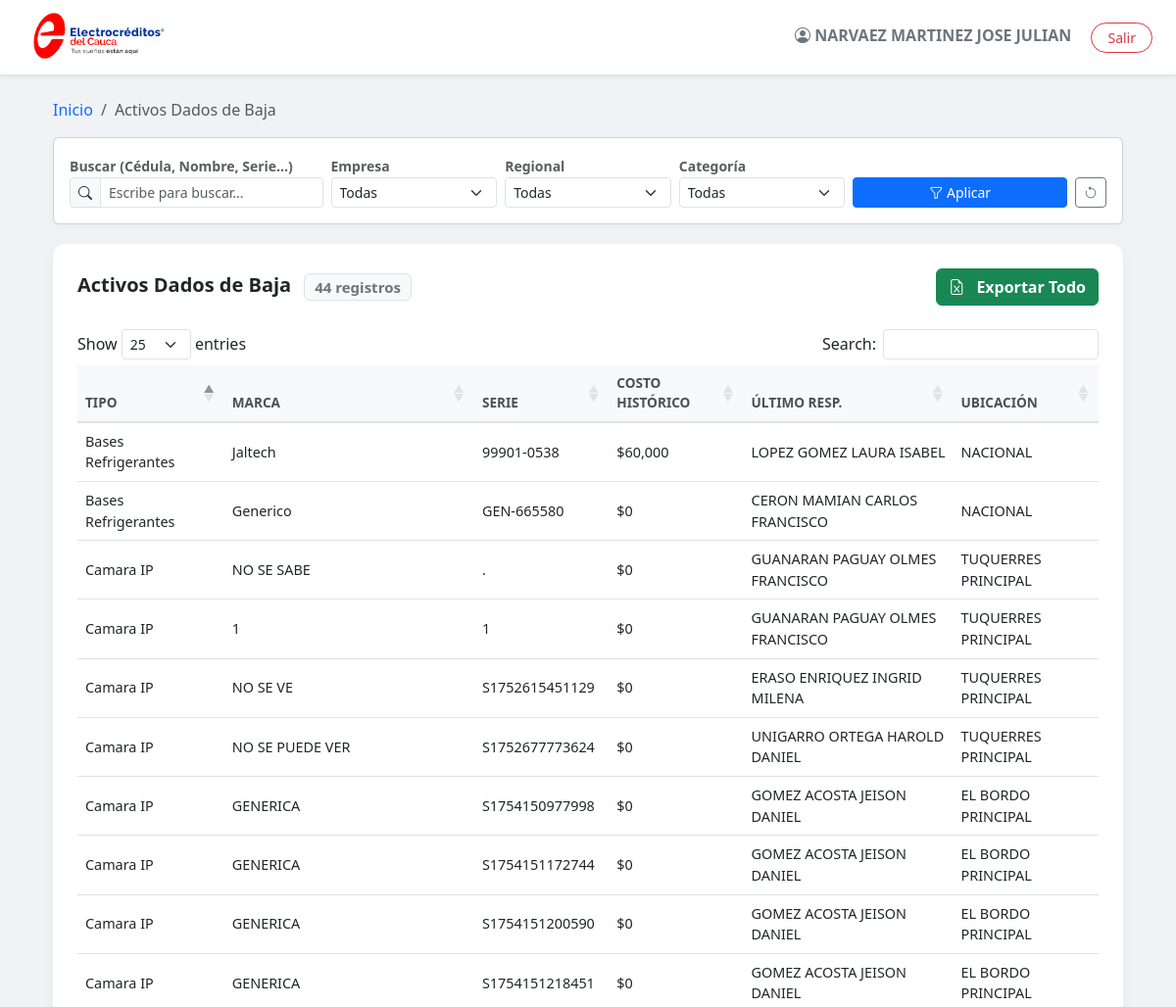
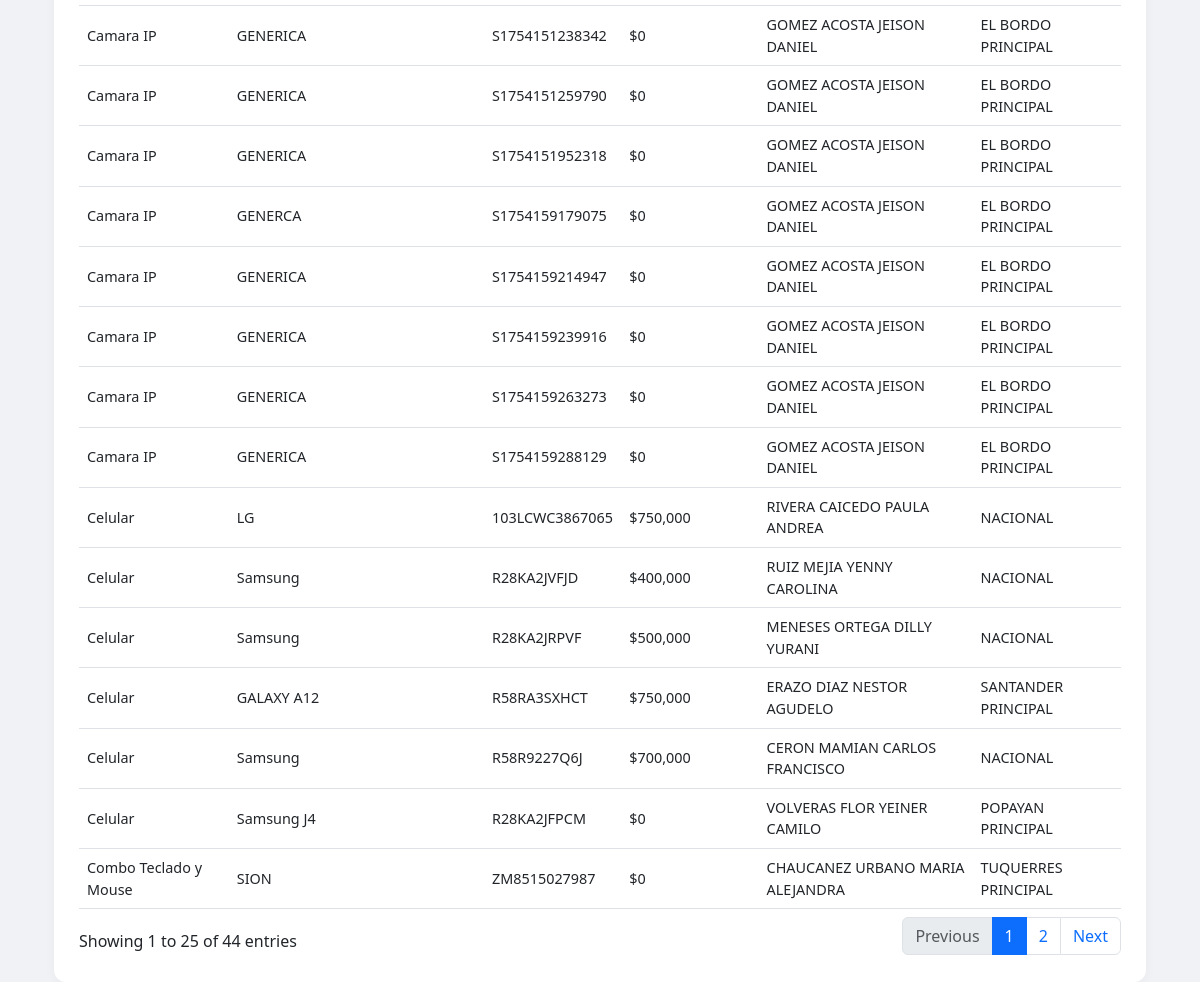
The page /informes.php?tipo_informe=dados_baja (signed in) on the database its author committed (2 pictures, top to bottom).
### tables this page shows
CREATE TABLE `activos_tecnologicos` (
  `id` int(11) NOT NULL,
  `id_usuario_responsable` int(11) DEFAULT NULL,
  `id_tipo_activo` int(11) DEFAULT NULL,
  `marca` varchar(100) DEFAULT NULL,
  `serie` varchar(100) DEFAULT NULL,
  `procesador` varchar(100) DEFAULT NULL,
  `ram` varchar(50) DEFAULT NULL,
  `disco_duro` varchar(100) DEFAULT NULL,
  `tipo_equipo` varchar(50) DEFAULT NULL,
  `red` varchar(50) DEFAULT NULL,
  `sistema_operativo` varchar(100) DEFAULT NULL,
  `offimatica` varchar(100) DEFAULT NULL,
  `antivirus` varchar(100) DEFAULT NULL,
  `estado` varchar(50) DEFAULT NULL,
  `valor_aproximado` decimal(10,2) DEFAULT NULL,
  `fecha_compra` date DEFAULT NULL COMMENT 'Fecha de adquisición del activo',
  `valor_residual` decimal(10,2) DEFAULT 0.00,
  `metodo_depreciacion` varchar(50) DEFAULT 'Linea Recta',
  `fecha_inicio_depreciacion` date DEFAULT NULL,
  `detalles` text DEFAULT NULL,
  `motivo_baja` varchar(255) DEFAULT NULL,
  `observaciones_baja` text DEFAULT NULL,
  `fecha_baja` datetime DEFAULT NULL,
  `fecha_registro` timestamp NOT NULL DEFAULT current_timestamp(),
  `Codigo_Inv` varchar(50) DEFAULT NULL,
  `satisfaccion_rating` int(11) DEFAULT NULL COMMENT 'Calificación de satisfacción del 1 al 5 (1-5 estrellas)',
  `vida_util` int(11) DEFAULT NULL,
  `id_centro_costo` int(11) DEFAULT NULL
);

CREATE TABLE `tipos_activo` (
  `id_tipo_activo` int(11) NOT NULL,
  `nombre_tipo_activo` varchar(100) NOT NULL,
  `descripcion` text DEFAULT NULL,
  `vida_util_sugerida` int(11) DEFAULT NULL COMMENT 'Vida útil en años sugerida para este tipo de activo',
  `campos_especificos` tinyint(1) NOT NULL DEFAULT 0 COMMENT 'Indica si este tipo de activo tiene campos adicionales (ej. Computador)',
  `fecha_creacion` timestamp NOT NULL DEFAULT current_timestamp(),
  `id_categoria` int(11) DEFAULT NULL
);

CREATE TABLE `usuarios` (
  `id` int(11) NOT NULL,
  `usuario` varchar(50) NOT NULL,
  `clave` varchar(255) NOT NULL,
  `nombre_completo` varchar(100) NOT NULL,
  `id_cargo` int(11) DEFAULT NULL,
  `empresa` varchar(50) DEFAULT NULL,
  `regional` varchar(50) DEFAULT NULL,
  `rol` enum('admin','tecnico','auditor','registrador') NOT NULL,
  `aplicaciones_usadas` varchar(255) DEFAULT NULL,
  `activo` tinyint(1) DEFAULT 1 COMMENT '1 para activo, 0 para inactivo',
  `fecha_creacion` timestamp NOT NULL DEFAULT current_timestamp(),
  `id_centro_costo` int(11) DEFAULT NULL
);

CREATE TABLE `centros_costo` (
  `id_centro_costo` int(11) NOT NULL,
  `id_regional` int(11) NOT NULL,
  `cod_centro_costo` varchar(20) NOT NULL COMMENT 'Ej: 10101, 10201',
  `nombre_centro_costo` varchar(100) NOT NULL COMMENT 'Ej: Principal, Calle 5'
);

### informes.php (the view, shortened to what this page needs)
<?php
require_once __DIR__ . '/backend/db.php';
$conexion_error_msg = null;
if (!isset($conexion) || (method_exists($conexion, 'connect_error') && $conexion->connect_error) || !$conexion) {
    $conexion_error_msg = "Error crítico de conexión.";
} else {
    $conexion->set_charset("utf8mb4");
}
$nombre_usuario_actual_sesion = $_SESSION['nombre_usuario_completo'] ?? 'Usuario';
$tipo_informe = $_GET['tipo_informe'] ?? 'seleccione';
$q_busqueda = $_GET['q_busqueda'] ?? '';
$titulo_actual = "";
$datos = [];
$cols_html = [];
if ($tipo_informe !== 'seleccione' && !$conexion_error_msg) {
    $base_joins = "FROM activos_tecnologicos at
                   LEFT JOIN tipos_activo ta ON at.id_tipo_activo = ta.id_tipo_activo
                   LEFT JOIN categorias_activo cat ON ta.id_categoria = cat.id_categoria
                   LEFT JOIN usuarios u ON at.id_usuario_responsable = u.id
                   LEFT JOIN cargos c ON u.id_cargo = c.id_cargo
                   LEFT JOIN centros_costo cc ON at.id_centro_costo = cc.id_centro_costo
                   LEFT JOIN regionales r ON cc.id_regional = r.id_regional";
    switch ($tipo_informe) {
        case 'dados_baja':
            $titulo_actual = "Activos Dados de Baja";
            $sql = "SELECT at.id, ta.nombre_tipo_activo, at.marca, at.serie, at.valor_aproximado,
                           u.nombre_completo, cc.nombre_centro_costo
                    $base_joins WHERE at.estado = 'Dado de Baja'";
            $cols_html = ["Tipo", "Marca", "Serie", "Costo Histórico", "Último Resp.", "Ubicación"];
            break;
    }
    if(isset($sql)) {
        $stmt = $conexion->prepare($sql);
        $stmt->execute();
        $datos = $stmt->get_result()->fetch_all(MYSQLI_ASSOC);
    }
}
?>
<!DOCTYPE html>
<html lang="es">
<head>
    <link rel="stylesheet" href="assets/css/style.css">
    <link href="https://cdn.jsdelivr.net/npm/bootstrap@5.3.0/dist/css/bootstrap.min.css" rel="stylesheet">
    <link rel="stylesheet" href="https://cdn.jsdelivr.net/npm/bootstrap-icons@1.11.3/font/bootstrap-icons.min.css">
    <link rel="stylesheet" href="https://cdn.datatables.net/1.13.4/css/dataTables.bootstrap5.min.css">
</head>
<body class="page-informes">
<div class="top-bar-custom">
    <div class="d-flex align-items-center">
        <a href="menu.php"><img src="imagenes/logo.png" height="60" alt="Logo"></a>
        </div>
    <div>
        <span class="me-3 fw-bold text-secondary"><i class="bi bi-person-circle"></i> <?= htmlspecialchars($nombre_usuario_actual_sesion) ?></span>
        <a href="logout.php" class="btn btn-outline-danger btn-sm rounded-pill px-3">Salir</a>
    </div>
</div>
<div class="container px-4 mb-5" style="margin-top: 20px;">
    <?php if($tipo_informe === 'seleccione'): ?>
        <div class="row mb-4">
            <div class="col-12 text-center py-4">
                <h3 class="fw-bold text-primary mb-2">¿Qué informe deseas consultar hoy?</h3>
                <p class="text-muted">Selecciona una categoría para acceder a los datos detallados.</p>
            </div>
        </div>
        <div class="row g-4">
            <div class="col-md-4">
                <div class="report-card p-4 text-center">
                    <div class="icon-box bg-icon-primary mx-auto"><i class="bi bi-grid-fill"></i></div>
                    <h6>Informe General</h6>
                    <p>Listado completo de todos los activos, ubicaciones y responsables.</p>
                    <a href="?tipo_informe=general" class="stretched-link"></a>
                </div>
            </div>
            <div class="col-md-4">
                <div class="report-card p-4 text-center">
                    <div class="icon-box bg-icon-info mx-auto"><i class="bi bi-clock-history"></i></div>
                    <h6>Movimientos</h6>
                    <p>Historial de traslados, asignaciones y cambios realizados.</p>
                    <a href="?tipo_informe=movimientos" class="stretched-link"></a>
                </div>
            </div>
            <div class="col-md-4">
                <div class="report-card p-4 text-center">
                    <div class="icon-box bg-icon-danger mx-auto"><i class="bi bi-trash-fill"></i></div>
                    <h6>Activos Dados de Baja</h6>
                    <p>Equipos retirados del inventario activo y sus motivos.</p>
                    <a href="?tipo_informe=dados_baja" class="stretched-link"></a>
                </div>
            </div>
        </div>
    <?php else: ?>
        <div class="d-flex justify-content-between align-items-center mb-3">
            <nav aria-label="breadcrumb">
                <ol class="breadcrumb mb-0">
                    <li class="breadcrumb-item"><a href="informes.php" class="text-decoration-none">Inicio</a></li>
                    <li class="breadcrumb-item active" aria-current="page"><?= $titulo_actual ?></li>
                </ol>
            </nav>
        </div>
        <div class="card card-filter p-3">
            <form method="GET" class="row g-2 align-items-end">
                <div class="col-md-3">
                    <label class="small fw-bold text-muted">Buscar (Cédula, Nombre, Serie...)</label>
                    <div class="input-group input-group-sm">
                        <span class="input-group-text bg-light"><i class="bi bi-search"></i></span>
                        <input type="text" class="form-control" name="q_busqueda" value="<?= htmlspecialchars($q_busqueda) ?>" placeholder="Escribe para buscar...">
                    </div>
                </div>
                <div class="col-md-2">
                    <label class="small fw-bold text-muted">Empresa</label>
                    <select class="form-select form-select-sm" name="f_empresa">
                        <option value="">Todas</option>
                    </select>
                </div>
                <div class="col-md-2">
                    <label class="small fw-bold text-muted">Regional</label>
                    <select class="form-select form-select-sm" name="f_regional">
                        <option value="">Todas</option>
                    </select>
                </div>
                <div class="col-md-2">
                    <label class="small fw-bold text-muted">Categoría</label>
                    <select class="form-select form-select-sm" name="f_categoria">
                        <option value="">Todas</option>
                    </select>
                </div>
                <div class="col-md-3 d-flex gap-2">
                    <button type="submit" class="btn btn-primary btn-sm flex-grow-1"><i class="bi bi-funnel"></i> Aplicar</button>
                    <a href="informes.php?tipo_informe=<?= $tipo_informe ?>" class="btn btn-outline-secondary btn-sm" title="Limpiar"><i class="bi bi-arrow-counterclockwise"></i></a>
                </div>
            </form>
        </div>
        <div class="table-container">
            <div class="d-flex justify-content-between align-items-center mb-4">
                <h5 class="text-dark fw-bold mb-0">
                    <?= $titulo_actual ?>
                    <span class="badge bg-light text-secondary border ms-2"><?= count($datos) ?> registros</span>
                </h5>
                <button class="btn btn-success fw-bold" data-bs-toggle="modal" data-bs-target="#modalExportar">
                    <i class="bi bi-file-earmark-excel me-2"></i> Exportar Todo
                </button>
            </div>
            <div class="table-responsive">
                <table id="tablaInformes" class="table table-hover w-100">
                    <thead>
                        <tr>
                            <?php foreach($cols_html as $col): ?>
                                <th><?= $col ?></th>
                            <?php endforeach; ?>
                        </tr>
                    </thead>
                    <tbody>
                        <?php if($tipo_informe == 'general'): ?>
                            <?php foreach($datos as $r): ?>
                                <tr>
                                    <td><?= $r['nombre_categoria'] ?></td>
                                    <td><?= $r['nombre_tipo_activo'] ?></td>
                                    <td><?= $r['marca'] ?></td>
                                    <td><?= $r['serie'] ?></td>
                                    <td><?= $r['Codigo_Inv'] ?></td>
                                    <td><?= badge($r['estado']) ?></td>
                                    <td>$<?= number_format((float)$r['valor_aproximado'], 0) ?></td>
                                    <td>
                                        <div class="small fw-bold"><?= $r['nombre_regional'] ?></div>
                                        <div class="text-muted small"><?= $r['nombre_centro_costo'] ?></div>
                                    </td>
                                    <td><?= $r['nombre_completo'] ?></td>
                                    <td><?= $r['cedula'] ?></td>
                                </tr>
                            <?php endforeach; ?>
                        <?php elseif($tipo_informe == 'dados_baja'): ?>
                            <?php foreach($datos as $r): ?>
                                <tr>
                                    <td><?= $r['nombre_tipo_activo'] ?></td>
                                    <td><?= $r['marca'] ?></td>
                                    <td><?= $r['serie'] ?></td>
                                    <td>$<?= number_format((float)$r['valor_aproximado'], 0) ?></td>
                                    <td><?= $r['nombre_completo'] ?></td>
                                    <td><?= $r['nombre_centro_costo'] ?></td>
                                </tr>
                            <?php endforeach; ?>
                        <?php endif; ?>
                    </tbody>
                </table>
            </div>
        </div>
    <?php endif; ?>
</div>
</body>
</html>

### assets/css/style.css (style rules this page uses)
html { height: 100%; }
body { font-family: 'Segoe UI', Tahoma, Geneva, Verdana, sans-serif; margin: 0; }
.top-bar-custom { position: fixed; top: 0; left: 0; right: 0; z-index: 1030; display: flex; justify-content: space-between; align-items: center; padding: 0.5rem 1.5rem; background-color: #f8f9fa; border-bottom: 1px solid #dee2e6; box-shadow: 0 2px 4px rgba(0,0,0,0.05); }
.table thead th { background-color: #4A5568; color: white; font-weight: 500; }
.card { border: none; box-shadow: 0 0 10px rgba(0,0,0,0.06); }
.form-control-sm, .form-select-sm { font-size: 0.85em; padding: 0.3rem 0.6rem; }
body.page-informes { padding-top: 80px; background-color: #f0f2f5; }
body.page-informes .top-bar-custom { background: #fff; border-bottom: 1px solid #dee2e6; box-shadow: 0 2px 4px rgba(0,0,0,0.05); }
.card-filter { border: none; border-radius: 10px; box-shadow: 0 2px 10px rgba(0,0,0,0.03); background: white; margin-bottom: 20px; }
.table-container { background: #fff; padding: 25px; border-radius: 12px; box-shadow: 0 2px 12px rgba(0,0,0,0.04); }
table.dataTable thead th { background-color: #f8f9fa; color: #495057; font-weight: 700; font-size: 0.85rem; text-transform: uppercase; border-bottom: 2px solid #dee2e6; }
table.dataTable tbody td { font-size: 0.9rem; vertical-align: middle; }

### rows shown on the page
activos_tecnologicos: id_tipo_activo.nombre_tipo_activo "Celular", marca "LG", serie "103LCWC3867065", valor_aproximado "750,000", id_usuario_responsable.nombre_completo "RIVERA CAICEDO PAULA ANDREA", id_centro_costo.nombre_centro_costo "NACIONAL"
activos_tecnologicos: id_tipo_activo.nombre_tipo_activo "Bases Refrigerantes", marca "Jaltech", serie "99901-0538", valor_aproximado "60,000", id_usuario_responsable.nombre_completo "LOPEZ GOMEZ LAURA ISABEL", id_centro_costo.nombre_centro_costo "NACIONAL"
activos_tecnologicos: id_tipo_activo.nombre_tipo_activo "Celular", marca "Samsung", serie "R28KA2JVFJD", valor_aproximado "400,000", id_usuario_responsable.nombre_completo "RUIZ MEJIA YENNY CAROLINA", id_centro_costo.nombre_centro_costo "NACIONAL"
activos_tecnologicos: id_tipo_activo.nombre_tipo_activo "Celular", marca "Samsung", serie "R28KA2JRPVF", valor_aproximado "500,000", id_usuario_responsable.nombre_completo "MENESES ORTEGA DILLY YURANI", id_centro_costo.nombre_centro_costo "NACIONAL"
activos_tecnologicos: id_tipo_activo.nombre_tipo_activo "Celular", marca "GALAXY A12", serie "R58RA3SXHCT", valor_aproximado "750,000", id_usuario_responsable.nombre_completo "ERAZO DIAZ NESTOR AGUDELO", id_centro_costo.nombre_centro_costo "SANTANDER PRINCIPAL"
activos_tecnologicos: id_tipo_activo.nombre_tipo_activo "Celular", marca "Samsung", serie "R58R9227Q6J", valor_aproximado "700,000", id_usuario_responsable.nombre_completo "CERON MAMIAN CARLOS FRANCISCO", id_centro_costo.nombre_centro_costo "NACIONAL"
activos_tecnologicos: id_tipo_activo.nombre_tipo_activo "Camara IP", marca "NO SE SABE", serie ".", valor_aproximado "0", id_usuario_responsable.nombre_completo "GUANARAN PAGUAY OLMES FRANCISCO", id_centro_costo.nombre_centro_costo "TUQUERRES PRINCIPAL"
activos_tecnologicos: id_tipo_activo.nombre_tipo_activo "Camara IP", marca "1", serie "1", valor_aproximado "0", id_usuario_responsable.nombre_completo "GUANARAN PAGUAY OLMES FRANCISCO", id_centro_costo.nombre_centro_costo "TUQUERRES PRINCIPAL"
activos_tecnologicos: id_tipo_activo.nombre_tipo_activo "Camara IP", marca "NO SE VE", serie "S1752615451129", valor_aproximado "0", id_usuario_responsable.nombre_completo "ERASO ENRIQUEZ INGRID MILENA", id_centro_costo.nombre_centro_costo "TUQUERRES PRINCIPAL"
activos_tecnologicos: id_tipo_activo.nombre_tipo_activo "Camara IP", marca "NO SE PUEDE VER", serie "S1752677773624", valor_aproximado "0", id_usuario_responsable.nombre_completo "UNIGARRO ORTEGA HAROLD DANIEL", id_centro_costo.nombre_centro_costo "TUQUERRES PRINCIPAL"
activos_tecnologicos: id_tipo_activo.nombre_tipo_activo "Camara IP", marca "GENERICA", serie "S1754150977998", valor_aproximado "0", id_usuario_responsable.nombre_completo "GOMEZ ACOSTA JEISON DANIEL", id_centro_costo.nombre_centro_costo "EL BORDO PRINCIPAL"
activos_tecnologicos: id_tipo_activo.nombre_tipo_activo "Camara IP", marca "GENERICA", serie "S1754151172744", valor_aproximado "0", id_usuario_responsable.nombre_completo "GOMEZ ACOSTA JEISON DANIEL", id_centro_costo.nombre_centro_costo "EL BORDO PRINCIPAL"
activos_tecnologicos: id_tipo_activo.nombre_tipo_activo "Camara IP", marca "GENERICA", serie "S1754151200590", valor_aproximado "0", id_usuario_responsable.nombre_completo "GOMEZ ACOSTA JEISON DANIEL", id_centro_costo.nombre_centro_costo "EL BORDO PRINCIPAL"
activos_tecnologicos: id_tipo_activo.nombre_tipo_activo "Camara IP", marca "GENERICA", serie "S1754151218451", valor_aproximado "0", id_usuario_responsable.nombre_completo "GOMEZ ACOSTA JEISON DANIEL", id_centro_costo.nombre_centro_costo "EL BORDO PRINCIPAL"
activos_tecnologicos: id_tipo_activo.nombre_tipo_activo "Camara IP", marca "GENERICA", serie "S1754151238342", valor_aproximado "0", id_usuario_responsable.nombre_completo "GOMEZ ACOSTA JEISON DANIEL", id_centro_costo.nombre_centro_costo "EL BORDO PRINCIPAL"
activos_tecnologicos: id_tipo_activo.nombre_tipo_activo "Camara IP", marca "GENERICA", serie "S1754151259790", valor_aproximado "0", id_usuario_responsable.nombre_completo "GOMEZ ACOSTA JEISON DANIEL", id_centro_costo.nombre_centro_costo "EL BORDO PRINCIPAL"
activos_tecnologicos: id_tipo_activo.nombre_tipo_activo "Camara IP", marca "GENERICA", serie "S1754151952318", valor_aproximado "0", id_usuario_responsable.nombre_completo "GOMEZ ACOSTA JEISON DANIEL", id_centro_costo.nombre_centro_costo "EL BORDO PRINCIPAL"
activos_tecnologicos: id_tipo_activo.nombre_tipo_activo "Camara IP", marca "GENERCA", serie "S1754159179075", valor_aproximado "0", id_usuario_responsable.nombre_completo "GOMEZ ACOSTA JEISON DANIEL", id_centro_costo.nombre_centro_costo "EL BORDO PRINCIPAL"
activos_tecnologicos: id_tipo_activo.nombre_tipo_activo "Camara IP", marca "GENERICA", serie "S1754159214947", valor_aproximado "0", id_usuario_responsable.nombre_completo "GOMEZ ACOSTA JEISON DANIEL", id_centro_costo.nombre_centro_costo "EL BORDO PRINCIPAL"
activos_tecnologicos: id_tipo_activo.nombre_tipo_activo "Camara IP", marca "GENERICA", serie "S1754159239916", valor_aproximado "0", id_usuario_responsable.nombre_completo "GOMEZ ACOSTA JEISON DANIEL", id_centro_costo.nombre_centro_costo "EL BORDO PRINCIPAL"
activos_tecnologicos: id_tipo_activo.nombre_tipo_activo "Camara IP", marca "GENERICA", serie "S1754159263273", valor_aproximado "0", id_usuario_responsable.nombre_completo "GOMEZ ACOSTA JEISON DANIEL", id_centro_costo.nombre_centro_costo "EL BORDO PRINCIPAL"
activos_tecnologicos: id_tipo_activo.nombre_tipo_activo "Camara IP", marca "GENERICA", serie "S1754159288129", valor_aproximado "0", id_usuario_responsable.nombre_completo "GOMEZ ACOSTA JEISON DANIEL", id_centro_costo.nombre_centro_costo "EL BORDO PRINCIPAL"
activos_tecnologicos: id_tipo_activo.nombre_tipo_activo "Combo Teclado y Mouse", marca "SION", serie "ZM8515027987", valor_aproximado "0", id_usuario_responsable.nombre_completo "CHAUCANEZ URBANO MARIA ALEJANDRA", id_centro_costo.nombre_centro_costo "TUQUERRES PRINCIPAL"
activos_tecnologicos: id_tipo_activo.nombre_tipo_activo "Bases Refrigerantes", marca "Generico", serie "GEN-665580", valor_aproximado "0", id_usuario_responsable.nombre_completo "CERON MAMIAN CARLOS FRANCISCO", id_centro_costo.nombre_centro_costo "NACIONAL"
activos_tecnologicos: id_tipo_activo.nombre_tipo_activo "Celular", marca "Samsung J4", serie "R28KA2JFPCM", valor_aproximado "0", id_usuario_responsable.nombre_completo "VOLVERAS FLOR YEINER CAMILO", id_centro_costo.nombre_centro_costo "POPAYAN PRINCIPAL"

### other values the page prints
$nombre_usuario_actual_sesion "NARVAEZ MARTINEZ JOSE JULIAN"
$titulo_actual "Activos Dados de Baja"
count($datos) "44"
$col "TIPO"
$col "MARCA"
$col "SERIE"
$col "COSTO HISTÓRICO"
$col "ÚLTIMO RESP."
$col "UBICACIÓN"
